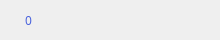
<?xml version="1.0" encoding="UTF-8"?>
<ui version="4.0">
 <class>BottomBar</class>
 <widget class="QWidget" name="BottomBar">
  <property name="geometry">
   <rect>
    <x>0</x>
    <y>0</y>
    <width>220</width>
    <height>40</height>
   </rect>
  </property>
  <property name="sizePolicy">
   <sizepolicy hsizetype="Fixed" vsizetype="Preferred">
    <horstretch>0</horstretch>
    <verstretch>0</verstretch>
   </sizepolicy>
  </property>
  <property name="minimumSize">
   <size>
    <width>0</width>
    <height>0</height>
   </size>
  </property>
  <property name="maximumSize">
   <size>
    <width>11111111</width>
    <height>11111111</height>
   </size>
  </property>
  <property name="font">
   <font>
    <family>Microsoft YaHei UI Light</family>
   </font>
  </property>
  <property name="windowTitle">
   <string>Form</string>
  </property>
  <widget class="QLabel" name="syncLabel">
   <property name="geometry">
    <rect>
     <x>80</x>
     <y>10</y>
     <width>140</width>
     <height>20</height>
    </rect>
   </property>
   <property name="font">
    <font>
     <family>Microsoft YaHei UI Light</family>
    </font>
   </property>
   <property name="styleSheet">
    <string notr="true">QLabel{color: rgb(72,97,220);}</string>
   </property>
   <property name="text">
    <string/>
   </property>
   <property name="alignment">
    <set>Qt::AlignLeading|Qt::AlignLeft|Qt::AlignVCenter</set>
   </property>
  </widget>
  <widget class="QLabel" name="networkLabel">
   <property name="geometry">
    <rect>
     <x>55</x>
     <y>10</y>
     <width>20</width>
     <height>20</height>
    </rect>
   </property>
   <property name="styleSheet">
    <string notr="true">border-image: url(:/ui/wallet_ui/net.png);</string>
   </property>
   <property name="text">
    <string/>
   </property>
  </widget>
  <widget class="QLabel" name="nodeNumLabel">
   <property name="geometry">
    <rect>
     <x>25</x>
     <y>10</y>
     <width>30</width>
     <height>20</height>
    </rect>
   </property>
   <property name="styleSheet">
    <string notr="true">QLabel{color: rgb(72,97,220);}</string>
   </property>
   <property name="text">
    <string>0</string>
   </property>
  </widget>
  <widget class="QLabel" name="nodeLabel">
   <property name="geometry">
    <rect>
     <x>0</x>
     <y>10</y>
     <width>20</width>
     <height>20</height>
    </rect>
   </property>
   <property name="styleSheet">
    <string notr="true">border-image: url(:/ui/wallet_ui/nodes.png);</string>
   </property>
   <property name="text">
    <string/>
   </property>
  </widget>
 </widget>
 <resources/>
 <connections/>
</ui>
